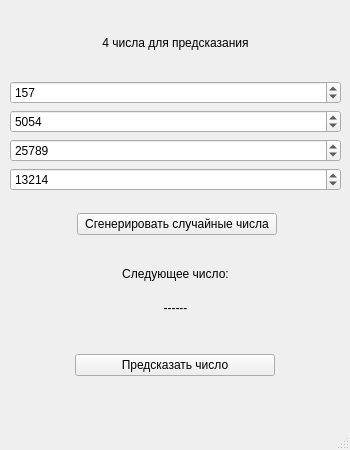
<?xml version="1.0" encoding="UTF-8"?>
<ui version="4.0">
 <class>MainWindow</class>
 <widget class="QMainWindow" name="MainWindow">
  <property name="geometry">
   <rect>
    <x>0</x>
    <y>0</y>
    <width>350</width>
    <height>450</height>
   </rect>
  </property>
  <property name="sizePolicy">
   <sizepolicy hsizetype="Fixed" vsizetype="Fixed">
    <horstretch>0</horstretch>
    <verstretch>0</verstretch>
   </sizepolicy>
  </property>
  <property name="maximumSize">
   <size>
    <width>350</width>
    <height>550</height>
   </size>
  </property>
  <property name="windowTitle">
   <string>Алгоритм вычисления последующего числа по четырем предыдущим</string>
  </property>
  <widget class="QWidget" name="centralwidget">
   <widget class="QWidget" name="verticalLayoutWidget">
    <property name="geometry">
     <rect>
      <x>10</x>
      <y>10</y>
      <width>331</width>
      <height>181</height>
     </rect>
    </property>
    <layout class="QVBoxLayout" name="verticalLayout">
     <item>
      <widget class="QLabel" name="numbersLabel">
       <property name="styleSheet">
        <string notr="true">font: 16pt &quot;Segoe UI&quot;;
color: black;</string>
       </property>
       <property name="text">
        <string>4 числа для предсказания</string>
       </property>
       <property name="alignment">
        <set>Qt::AlignCenter</set>
       </property>
      </widget>
     </item>
     <item>
      <widget class="QSpinBox" name="oneNumberSpinBox">
       <property name="maximum">
        <number>65554</number>
       </property>
       <property name="value">
        <number>157</number>
       </property>
      </widget>
     </item>
     <item>
      <widget class="QSpinBox" name="twoNumberSpinBox">
       <property name="maximum">
        <number>65554</number>
       </property>
       <property name="value">
        <number>5054</number>
       </property>
      </widget>
     </item>
     <item>
      <widget class="QSpinBox" name="threeNumberSpinBox">
       <property name="maximum">
        <number>65554</number>
       </property>
       <property name="value">
        <number>25789</number>
       </property>
      </widget>
     </item>
     <item>
      <widget class="QSpinBox" name="fourNumberSpinBox">
       <property name="maximum">
        <number>65554</number>
       </property>
       <property name="value">
        <number>13214</number>
       </property>
      </widget>
     </item>
    </layout>
   </widget>
   <widget class="QWidget" name="verticalLayoutWidget_2">
    <property name="geometry">
     <rect>
      <x>10</x>
      <y>259</y>
      <width>331</width>
      <height>63</height>
     </rect>
    </property>
    <layout class="QVBoxLayout" name="verticalLayout_2">
     <item>
      <widget class="QLabel" name="nextNumberLabel">
       <property name="text">
        <string>Следующее число:</string>
       </property>
       <property name="alignment">
        <set>Qt::AlignCenter</set>
       </property>
      </widget>
     </item>
     <item>
      <widget class="QLabel" name="nextNumberValueLabel">
       <property name="styleSheet">
        <string notr="true">font: 22pt &quot;Segoe UI&quot;;
color: black;</string>
       </property>
       <property name="text">
        <string>------</string>
       </property>
       <property name="alignment">
        <set>Qt::AlignCenter</set>
       </property>
      </widget>
     </item>
    </layout>
   </widget>
   <widget class="QWidget" name="horizontalLayoutWidget">
    <property name="geometry">
     <rect>
      <x>12</x>
      <y>199</y>
      <width>331</width>
      <height>51</height>
     </rect>
    </property>
    <layout class="QHBoxLayout" name="horizontalLayout">
     <item>
      <widget class="QPushButton" name="generatedNumbersButton">
       <property name="sizePolicy">
        <sizepolicy hsizetype="Expanding" vsizetype="Fixed">
         <horstretch>0</horstretch>
         <verstretch>0</verstretch>
        </sizepolicy>
       </property>
       <property name="maximumSize">
        <size>
         <width>200</width>
         <height>16777215</height>
        </size>
       </property>
       <property name="toolTipDuration">
        <number>-5</number>
       </property>
       <property name="layoutDirection">
        <enum>Qt::LeftToRight</enum>
       </property>
       <property name="text">
        <string>Сгенерировать случайные числа</string>
       </property>
      </widget>
     </item>
    </layout>
   </widget>
   <widget class="QWidget" name="horizontalLayoutWidget_2">
    <property name="geometry">
     <rect>
      <x>10</x>
      <y>330</y>
      <width>331</width>
      <height>71</height>
     </rect>
    </property>
    <layout class="QHBoxLayout" name="horizontalLayout_2">
     <item>
      <widget class="QPushButton" name="nextNumberButton">
       <property name="sizePolicy">
        <sizepolicy hsizetype="Expanding" vsizetype="Fixed">
         <horstretch>0</horstretch>
         <verstretch>0</verstretch>
        </sizepolicy>
       </property>
       <property name="maximumSize">
        <size>
         <width>200</width>
         <height>16777215</height>
        </size>
       </property>
       <property name="toolTipDuration">
        <number>-5</number>
       </property>
       <property name="layoutDirection">
        <enum>Qt::LeftToRight</enum>
       </property>
       <property name="text">
        <string>Предсказать число</string>
       </property>
      </widget>
     </item>
    </layout>
   </widget>
  </widget>
  <widget class="QMenuBar" name="menubar">
   <property name="geometry">
    <rect>
     <x>0</x>
     <y>0</y>
     <width>350</width>
     <height>21</height>
    </rect>
   </property>
  </widget>
  <widget class="QStatusBar" name="statusbar"/>
 </widget>
 <resources/>
 <connections/>
</ui>
